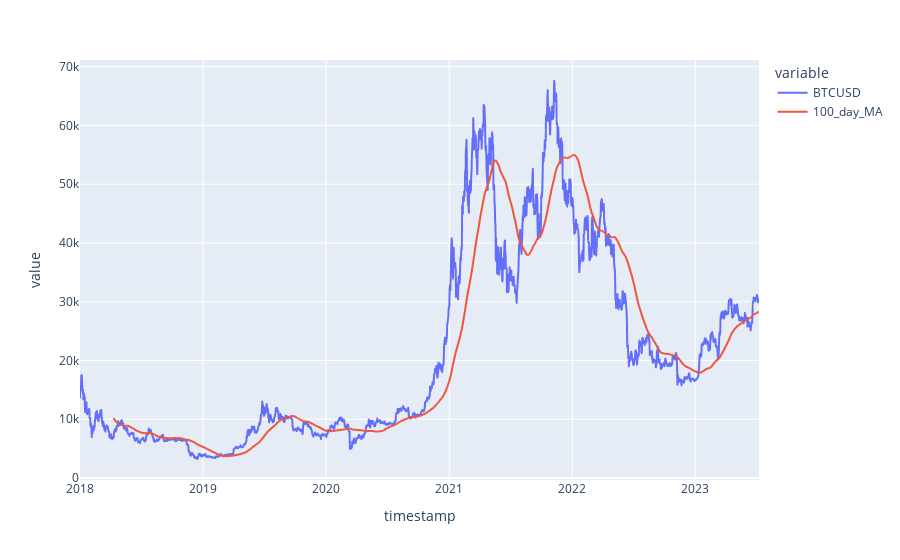

Notebook cell for this chart:
### Markdown cell above
# 1. Time Series Properties

## 1.1. Considerations for Time Series Data

Time series data has certain properties that make it different from other tabular or sequential data:

- **Ordering is important**: The order of data points is important so you need to be wary of information leakage. For example, unless you really know what you're doing and have a good reason, you probably shouldn't shuffle your train/test split.
- **Look-ahead bias**: Related to the above. We often want to forecast future data points, so we need to make sure our model is not inadvertently looking ahead.
- **Irregular sampling**: The data is not always at regular intervals. for example, tick-level financial data or heart beats in medical data.
- **Informative sampling**: The presence/timing of a sample contains information in and of itself. For example, more ticks in a short time window indicates more trading activity, or more heart beats in a time period indicates unusual activity. Resampling to a regular interval risks losing this information.


## 1.2. Trend
A time series may exhibit a trend over time. 
That is to say, it's rolling average is monotonically increasing/decreasing.

We can model this with a simple linear relationship w.r.t. time $t$:
$$
target = a t + b
$$

If the trend is non-linear, we can transform the time variable so we can still apply linear models.
For example, if we think the trend is quadratic with time, we can pass $t$ and $t^2$ as independent variables to a linear model:
$$
target = a t^2 + b t + c
$$

We may want to split the **trend and residual components** of the data and model them separately.
If the residuals are stations (more on this later) then there are more models that would be applicable.

A **moving average** term can be useful to eyeball changes in trend.

### Code cell
plot_ma_df = df[['BTCUSD']].copy()
plot_ma_df['100_day_MA'] = plot_ma_df['BTCUSD'].rolling(100).mean()

plot_ma_df.plot()

### Figure 1 — Plotly figure (JSON) as saved in the notebook; plotly's stock layout.template omitted (floating-point values rounded to 4 significant figures; data arrays with more than 128 entries replaced by an {"elided": "..."} marker saying what was removed)
{"data": [{"hovertemplate": "variable=BTCUSD<br>timestamp=%{x}<br>value=%{y}<extra></extra>", "legendgroup": "BTCUSD", "line": {"color": "#636efa", "dash": "solid"}, "marker": {"symbol": "circle"}, "mode": "lines", "name": "BTCUSD", "showlegend": true, "type": "scattergl", "x": {"elided": "2016 str values"}, "xaxis": "x", "y": {"elided": "2016 float values"}, "yaxis": "y"}, {"hovertemplate": "variable=100_day_MA<br>timestamp=%{x}<br>value=%{y}<extra></extra>", "legendgroup": "100_day_MA", "line": {"color": "#EF553B", "dash": "solid"}, "marker": {"symbol": "circle"}, "mode": "lines", "name": "100_day_MA", "showlegend": true, "type": "scattergl", "x": {"elided": "2016 str values"}, "xaxis": "x", "y": {"elided": "2016 float values"}, "yaxis": "y"}], "layout": {"legend": {"title": {"text": "variable"}, "tracegroupgap": 0}, "margin": {"t": 60}, "xaxis": {"anchor": "y", "domain": [0, 1], "title": {"text": "timestamp"}}, "yaxis": {"anchor": "x", "domain": [0, 1], "title": {"text": "value"}}}}
